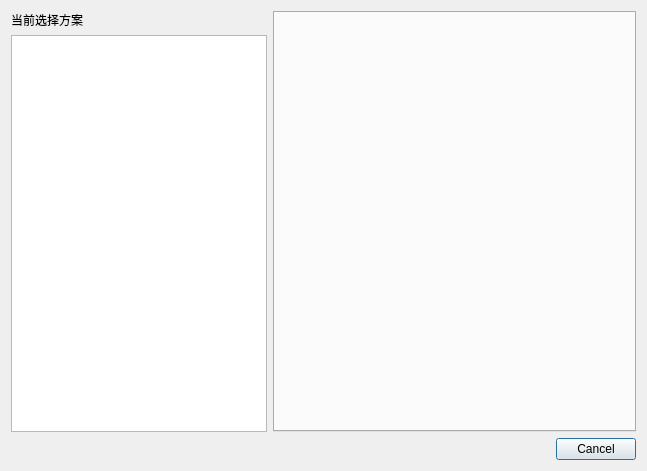
<?xml version="1.0" encoding="UTF-8"?>
<ui version="4.0">
 <class>IndicatorSel</class>
 <widget class="QDialog" name="IndicatorSel">
  <property name="geometry">
   <rect>
    <x>0</x>
    <y>0</y>
    <width>647</width>
    <height>471</height>
   </rect>
  </property>
  <property name="windowTitle">
   <string>Dialog</string>
  </property>
  <layout class="QVBoxLayout" name="verticalLayout_2">
   <item>
    <layout class="QHBoxLayout" name="horizontalLayout">
     <item>
      <layout class="QVBoxLayout" name="verticalLayout" stretch="1,0">
       <item>
        <widget class="QLabel" name="schemeLabel">
         <property name="sizePolicy">
          <sizepolicy hsizetype="Fixed" vsizetype="Fixed">
           <horstretch>0</horstretch>
           <verstretch>0</verstretch>
          </sizepolicy>
         </property>
         <property name="text">
          <string>&lt;html&gt;&lt;head/&gt;&lt;body&gt;&lt;p&gt;当前选择方案&lt;/p&gt;&lt;/body&gt;&lt;/html&gt;</string>
         </property>
        </widget>
       </item>
       <item>
        <widget class="QListWidget" name="listWidget"/>
       </item>
      </layout>
     </item>
     <item>
      <widget class="QTabWidget" name="tabWidget">
       <property name="sizePolicy">
        <sizepolicy hsizetype="Expanding" vsizetype="Expanding">
         <horstretch>3</horstretch>
         <verstretch>0</verstretch>
        </sizepolicy>
       </property>
       <property name="currentIndex">
        <number>-1</number>
       </property>
      </widget>
     </item>
    </layout>
   </item>
   <item>
    <widget class="QDialogButtonBox" name="buttonBox">
     <property name="orientation">
      <enum>Qt::Horizontal</enum>
     </property>
     <property name="standardButtons">
      <set>QDialogButtonBox::Cancel</set>
     </property>
     <property name="centerButtons">
      <bool>false</bool>
     </property>
    </widget>
   </item>
  </layout>
 </widget>
 <resources/>
 <connections>
  <connection>
   <sender>buttonBox</sender>
   <signal>accepted()</signal>
   <receiver>IndicatorSel</receiver>
   <slot>accept()</slot>
   <hints>
    <hint type="sourcelabel">
     <x>248</x>
     <y>254</y>
    </hint>
    <hint type="destinationlabel">
     <x>157</x>
     <y>274</y>
    </hint>
   </hints>
  </connection>
  <connection>
   <sender>buttonBox</sender>
   <signal>rejected()</signal>
   <receiver>IndicatorSel</receiver>
   <slot>reject()</slot>
   <hints>
    <hint type="sourcelabel">
     <x>316</x>
     <y>260</y>
    </hint>
    <hint type="destinationlabel">
     <x>286</x>
     <y>274</y>
    </hint>
   </hints>
  </connection>
 </connections>
</ui>
